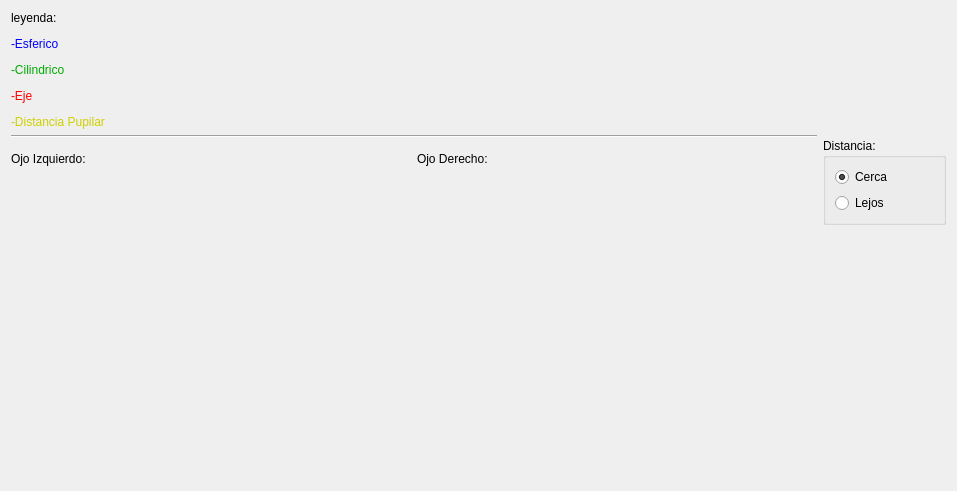
<?xml version="1.0" encoding="UTF-8"?>
<ui version="4.0">
 <class>ui_medidas_historial</class>
 <widget class="QWidget" name="ui_medidas_historial">
  <property name="geometry">
   <rect>
    <x>0</x>
    <y>0</y>
    <width>957</width>
    <height>491</height>
   </rect>
  </property>
  <property name="windowTitle">
   <string>Informe de Medidas</string>
  </property>
  <layout class="QGridLayout" name="gridLayout">
   <item row="0" column="0">
    <layout class="QGridLayout" name="gridLayout_2">
     <item row="3" column="1">
      <widget class="QLabel" name="label_derecho">
       <property name="minimumSize">
        <size>
         <width>400</width>
         <height>300</height>
        </size>
       </property>
       <property name="maximumSize">
        <size>
         <width>400</width>
         <height>300</height>
        </size>
       </property>
       <property name="text">
        <string/>
       </property>
      </widget>
     </item>
     <item row="2" column="0">
      <widget class="QLabel" name="label">
       <property name="text">
        <string>Ojo Izquierdo:</string>
       </property>
      </widget>
     </item>
     <item row="0" column="0">
      <widget class="QLabel" name="label_3">
       <property name="frameShadow">
        <enum>QFrame::Plain</enum>
       </property>
       <property name="text">
        <string>&lt;html&gt;&lt;head/&gt;&lt;body&gt;&lt;p&gt;leyenda:&lt;/p&gt;&lt;p&gt;&lt;span style=&quot; color:#0000ff;&quot;&gt;-Esferico&lt;/span&gt;&lt;/p&gt;&lt;p&gt;&lt;span style=&quot; color:#00aa00;&quot;&gt;-Cilindrico&lt;/span&gt;&lt;/p&gt;&lt;p&gt;&lt;span style=&quot; color:#ff0000;&quot;&gt;-Eje&lt;/span&gt;&lt;/p&gt;&lt;p&gt;&lt;span style=&quot; color:#cfcf00;&quot;&gt;-Distancia Pupilar&lt;/span&gt;&lt;/p&gt;&lt;/body&gt;&lt;/html&gt;</string>
       </property>
       <property name="textFormat">
        <enum>Qt::AutoText</enum>
       </property>
      </widget>
     </item>
     <item row="2" column="1">
      <widget class="QLabel" name="label_2">
       <property name="text">
        <string>Ojo Derecho:</string>
       </property>
      </widget>
     </item>
     <item row="3" column="0">
      <widget class="QLabel" name="label_izquierdo">
       <property name="enabled">
        <bool>true</bool>
       </property>
       <property name="minimumSize">
        <size>
         <width>400</width>
         <height>300</height>
        </size>
       </property>
       <property name="maximumSize">
        <size>
         <width>400</width>
         <height>300</height>
        </size>
       </property>
       <property name="text">
        <string/>
       </property>
      </widget>
     </item>
     <item row="1" column="0" colspan="2">
      <widget class="Line" name="line">
       <property name="orientation">
        <enum>Qt::Horizontal</enum>
       </property>
      </widget>
     </item>
    </layout>
   </item>
   <item row="0" column="2">
    <layout class="QGridLayout" name="gridLayout_3">
     <item row="2" column="1">
      <spacer name="verticalSpacer_3">
       <property name="orientation">
        <enum>Qt::Vertical</enum>
       </property>
       <property name="sizeHint" stdset="0">
        <size>
         <width>20</width>
         <height>40</height>
        </size>
       </property>
      </spacer>
     </item>
     <item row="0" column="1">
      <spacer name="verticalSpacer_2">
       <property name="orientation">
        <enum>Qt::Vertical</enum>
       </property>
       <property name="sizeHint" stdset="0">
        <size>
         <width>20</width>
         <height>40</height>
        </size>
       </property>
      </spacer>
     </item>
     <item row="3" column="1">
      <spacer name="verticalSpacer">
       <property name="orientation">
        <enum>Qt::Vertical</enum>
       </property>
       <property name="sizeHint" stdset="0">
        <size>
         <width>20</width>
         <height>40</height>
        </size>
       </property>
      </spacer>
     </item>
     <item row="1" column="1">
      <widget class="QGroupBox" name="groupBox_2">
       <property name="title">
        <string>Distancia:</string>
       </property>
       <layout class="QGridLayout" name="gridLayout_5">
        <item row="0" column="0">
         <widget class="QRadioButton" name="radioButton_cerca">
          <property name="text">
           <string>Cerca</string>
          </property>
          <property name="checked">
           <bool>true</bool>
          </property>
         </widget>
        </item>
        <item row="1" column="0">
         <widget class="QRadioButton" name="radioButton_lejos">
          <property name="text">
           <string>Lejos</string>
          </property>
         </widget>
        </item>
       </layout>
      </widget>
     </item>
    </layout>
   </item>
  </layout>
 </widget>
 <resources/>
 <connections/>
</ui>
